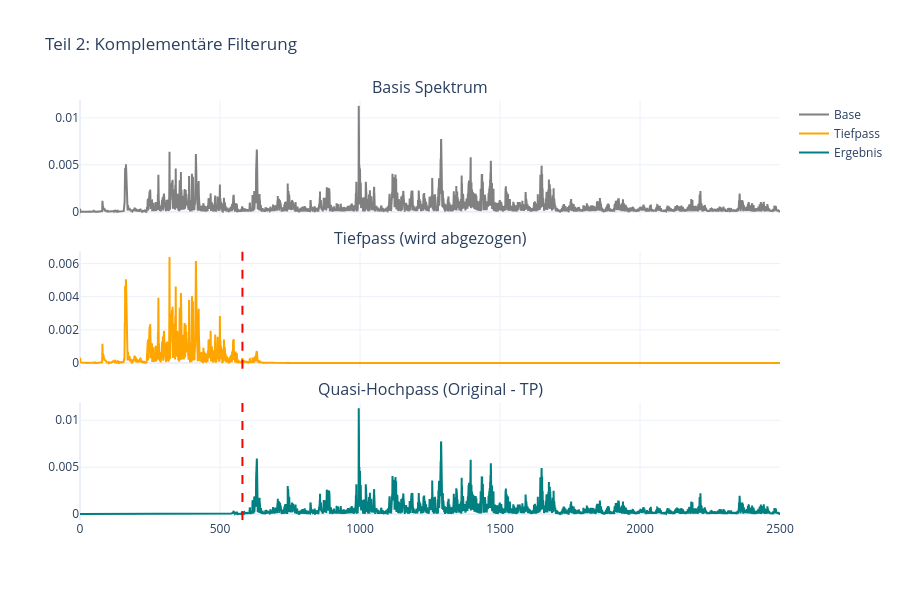

Notebook source saved alongside this figure:
### Markdown cell above
## Visualisierung (d - TP Subtraktion)

### Code cell
fig2 = make_subplots(
    rows=3,
    cols=1,
    shared_xaxes=True,
    vertical_spacing=0.08,
    subplot_titles=(
        "Basis Spektrum",
        "Tiefpass (wird abgezogen)",
        "Quasi-Hochpass (Original - TP)",
    ),
)

# Plot 1: Base
fig2.add_trace(
    go.Scatter(
        x=f_plot,
        y=np.abs(y_fft_shifted)[mask_plot],
        name="Base",
        line=dict(color="gray"),
    ),
    row=1,
    col=1,
)

# Plot 2: Tiefpass
fig2.add_trace(
    go.Scatter(
        x=f_plot, y=np.abs(y_tp)[mask_plot], name="Tiefpass", line=dict(color="orange")
    ),
    row=2,
    col=1,
)
fig2.add_vline(x=w_c, line_dash="dash", line_color="red", row=2, col=1)

# Plot 3: Resultat (Quasi HP)
fig2.add_trace(
    go.Scatter(
        x=f_plot,
        y=np.abs(y_quasi_hp)[mask_plot],
        name="Ergebnis",
        line=dict(color="teal"),
    ),
    row=3,
    col=1,
)
fig2.add_vline(x=w_c, line_dash="dash", line_color="red", row=3, col=1)

fig2.update_layout(
    height=600, title="Teil 2: Komplementäre Filterung", template="plotly_white"
)
fig2.show()

print("--- Audio Beispiele Teil 2 ---")
print("d) Quasi Highpass (via Subtraktion):")
display(Audio(sig_quasi_hp, rate=fs))

### Figure 1 — Plotly figure (JSON) as saved in the notebook; plotly's stock layout.template omitted (floating-point values rounded to 4 significant figures; data arrays with more than 128 entries replaced by an {"elided": "..."} marker saying what was removed)
{"data": [{"line": {"color": "gray"}, "name": "Base", "type": "scatter", "x": {"elided": "12826 float values"}, "xaxis": "x", "y": {"elided": "12826 float values"}, "yaxis": "y"}, {"line": {"color": "orange"}, "name": "Tiefpass", "type": "scatter", "x": {"elided": "12826 float values"}, "xaxis": "x2", "y": {"elided": "12826 float values"}, "yaxis": "y2"}, {"line": {"color": "teal"}, "name": "Ergebnis", "type": "scatter", "x": {"elided": "12826 float values"}, "xaxis": "x3", "y": {"elided": "12826 float values"}, "yaxis": "y3"}], "layout": {"annotations": [{"font": {"size": 16}, "showarrow": false, "text": "Basis Spektrum", "x": 0.5, "xanchor": "center", "xref": "paper", "y": 1, "yanchor": "bottom", "yref": "paper"}, {"font": {"size": 16}, "showarrow": false, "text": "Tiefpass (wird abgezogen)", "x": 0.5, "xanchor": "center", "xref": "paper", "y": 0.64, "yanchor": "bottom", "yref": "paper"}, {"font": {"size": 16}, "showarrow": false, "text": "Quasi-Hochpass (Original - TP)", "x": 0.5, "xanchor": "center", "xref": "paper", "y": 0.28, "yanchor": "bottom", "yref": "paper"}], "height": 600, "shapes": [{"line": {"color": "red", "dash": "dash"}, "type": "line", "x0": 580.1, "x1": 580.1, "xref": "x2", "y0": 0, "y1": 1, "yref": "y2 domain"}, {"line": {"color": "red", "dash": "dash"}, "type": "line", "x0": 580.1, "x1": 580.1, "xref": "x3", "y0": 0, "y1": 1, "yref": "y3 domain"}], "title": {"text": "Teil 2: Komplementäre Filterung"}, "xaxis": {"anchor": "y", "domain": [0, 1], "matches": "x3", "showticklabels": false}, "xaxis2": {"anchor": "y2", "domain": [0, 1], "matches": "x3", "showticklabels": false}, "xaxis3": {"anchor": "y3", "domain": [0, 1]}, "yaxis": {"anchor": "x", "domain": [0.72, 1]}, "yaxis2": {"anchor": "x2", "domain": [0.36, 0.64]}, "yaxis3": {"anchor": "x3", "domain": [0, 0.28]}}}
